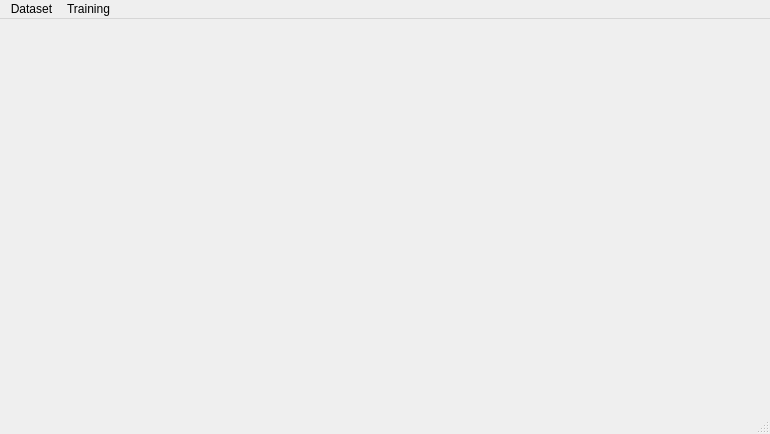
<?xml version="1.0" encoding="UTF-8"?>
<ui version="4.0">
 <class>MainWindow</class>
 <widget class="QMainWindow" name="MainWindow">
  <property name="geometry">
   <rect>
    <x>0</x>
    <y>0</y>
    <width>770</width>
    <height>434</height>
   </rect>
  </property>
  <property name="minimumSize">
   <size>
    <width>693</width>
    <height>370</height>
   </size>
  </property>
  <property name="windowTitle">
   <string>Deteksi Kematangan Stroberry</string>
  </property>
  <property name="autoFillBackground">
   <bool>false</bool>
  </property>
  <property name="unifiedTitleAndToolBarOnMac">
   <bool>true</bool>
  </property>
  <widget class="QWidget" name="centralwidget"/>
  <widget class="QMenuBar" name="menubar">
   <property name="geometry">
    <rect>
     <x>0</x>
     <y>0</y>
     <width>770</width>
     <height>21</height>
    </rect>
   </property>
   <widget class="QMenu" name="menuDataset">
    <property name="title">
     <string>Dataset</string>
    </property>
   </widget>
   <widget class="QMenu" name="menuTraining">
    <property name="title">
     <string>Training</string>
    </property>
   </widget>
   <addaction name="menuDataset"/>
   <addaction name="menuTraining"/>
  </widget>
  <widget class="QStatusBar" name="statusbar"/>
 </widget>
 <resources/>
 <connections/>
</ui>
